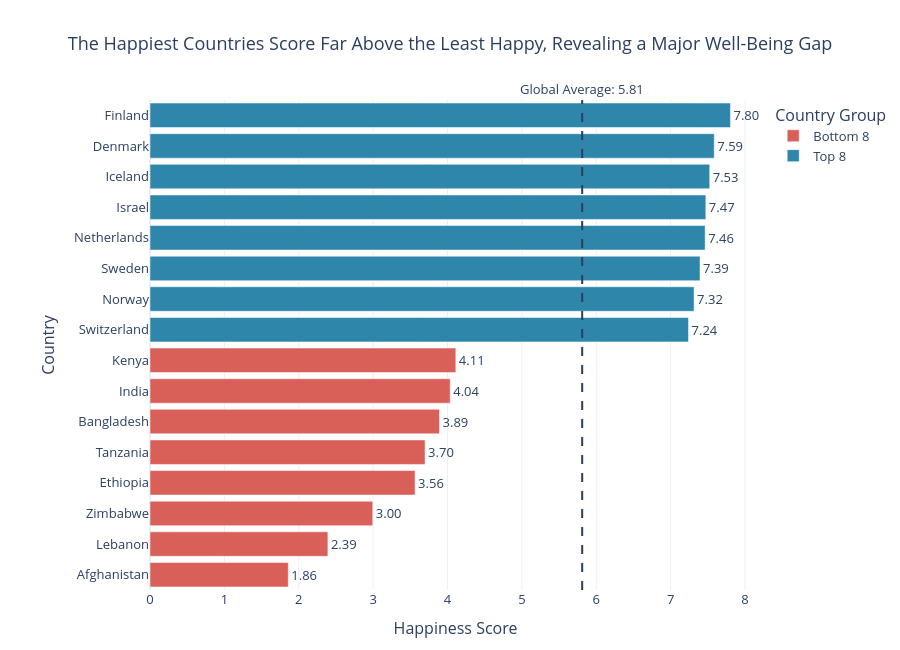

Source (notebook cell):
### Markdown cell above
---
## Task 2 — Bottom vs. Top: A Contrast Story

**What to build:** A bar chart that highlights the **gap between the happiest and least happy countries**, focusing on a specific insight.

**Requirements:**
- Show the **top 8 AND bottom 8 countries** together (16 bars total)
- Use **colour** to distinguish the two groups (not Plotly's default rainbow)
- Add a **visual separator or annotation** that emphasises the gap
- Insight title that tells the story of the gap

**Hint:** Use `pd.concat([df.nlargest(8,'Happiness_Score'), df.nsmallest(8,'Happiness_Score')])` to get both groups.

**Stretch goal:** Add a vertical reference line showing the global average.

### Code cell
# Task 2: Top 8 vs. Bottom 8 contrast
# ------------------------------------

# Step 1: Get top and bottom countries
top8 = df.nlargest(8, 'Happiness_Score').copy()
top8['Group'] = 'Top 8'
bottom8 = df.nsmallest(8, 'Happiness_Score').copy()
bottom8['Group'] = 'Bottom 8'

combined = pd.concat([bottom8, top8]).sort_values('Happiness_Score')
global_avg = df['Happiness_Score'].mean()
print(f"Global average: {global_avg:.2f}")

# Step 2: Build your chart
# YOUR CODE HERE

fig = px.bar(
    combined,
    x='Happiness_Score',
    y='Country',
    orientation='h',
    color='Group',
    text='Happiness_Score',
    color_discrete_map={
        'Top 8': '#2E86AB',
        'Bottom 8': '#D95F59'
    },
    title='The Happiest Countries Score Far Above the Least Happy, Revealing a Major Well-Being Gap',
    labels={
        'Happiness_Score': 'Happiness Score',
        'Country': 'Country',
        'Group': 'Group'
    }
)

# Add happiness score labels
fig.update_traces(
    texttemplate='%{text:.2f}',
    textposition='outside'
)

# Add global average reference line
fig.add_vline(
    x=global_avg,
    line_dash='dash',
    line_width=2,
    annotation_text=f'Global Average: {global_avg:.2f}',
    annotation_position='top'
)

# Zero baseline
fig.update_xaxes(range=[0, None])

# Improve layout
fig.update_layout(
    template='plotly_white',
    height=650,
    title_x=0.5,
    font=dict(size=13),
    legend_title_text='Country Group',
    margin=dict(l=150, r=100, t=100, b=60)
)

fig.show()

### Figure 1 — Plotly figure (JSON) as saved in the notebook; plotly's stock layout.template omitted (floating-point values rounded to 4 significant figures)
{"data": [{"hovertemplate": "Group=Bottom 8<br>Happiness Score=%{text}<br>Country=%{y}<extra></extra>", "legendgroup": "Bottom 8", "marker": {"color": "#D95F59", "pattern": {"shape": ""}}, "name": "Bottom 8", "orientation": "h", "showlegend": true, "text": [1.859, 2.392, 2.995, 3.564, 3.698, 3.892, 4.036, 4.112], "textposition": "outside", "texttemplate": "%{text:.2f}", "type": "bar", "x": [1.859, 2.392, 2.995, 3.564, 3.698, 3.892, 4.036, 4.112], "xaxis": "x", "y": ["Afghanistan", "Lebanon", "Zimbabwe", "Ethiopia", "Tanzania", "Bangladesh", "India", "Kenya"], "yaxis": "y"}, {"hovertemplate": "Group=Top 8<br>Happiness Score=%{text}<br>Country=%{y}<extra></extra>", "legendgroup": "Top 8", "marker": {"color": "#2E86AB", "pattern": {"shape": ""}}, "name": "Top 8", "orientation": "h", "showlegend": true, "text": [7.24, 7.315, 7.395, 7.464, 7.473, 7.525, 7.586, 7.804], "textposition": "outside", "texttemplate": "%{text:.2f}", "type": "bar", "x": [7.24, 7.315, 7.395, 7.464, 7.473, 7.525, 7.586, 7.804], "xaxis": "x", "y": ["Switzerland", "Norway", "Sweden", "Netherlands", "Israel", "Iceland", "Denmark", "Finland"], "yaxis": "y"}], "layout": {"annotations": [{"showarrow": false, "text": "Global Average: 5.81", "x": 5.811, "xanchor": "center", "xref": "x", "y": 1, "yanchor": "bottom", "yref": "y domain"}], "barmode": "relative", "font": {"size": 13}, "height": 650, "legend": {"title": {"text": "Country Group"}, "tracegroupgap": 0}, "margin": {"b": 60, "l": 150, "r": 100, "t": 100}, "shapes": [{"line": {"dash": "dash", "width": 2}, "type": "line", "x0": 5.811, "x1": 5.811, "xref": "x", "y0": 0, "y1": 1, "yref": "y domain"}], "title": {"text": "The Happiest Countries Score Far Above the Least Happy, Revealing a Major Well-Being Gap", "x": 0.5}, "xaxis": {"anchor": "y", "domain": [0, 1], "range": [0, null], "title": {"text": "Happiness Score"}}, "yaxis": {"anchor": "x", "domain": [0, 1], "title": {"text": "Country"}}}}
